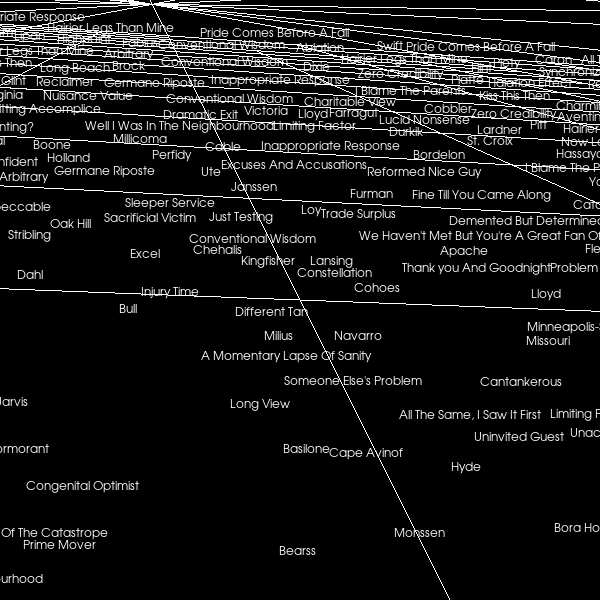

The Python source for this figure:
#!/usr/bin/env python

# Test vtkLabelPlacementMapper in 2D with a large set of randomly placed ship-name labels.

import vtkmodules.vtkInteractionStyle  # noqa: F401
import vtkmodules.vtkRenderingOpenGL2  # noqa: F401

import json
import os

from vtkmodules.vtkCommonCore import (
    vtkIdTypeArray,
    vtkPoints,
    vtkStringArray,
)
from vtkmodules.vtkCommonDataModel import vtkPolyData
from vtkmodules.vtkRenderingCore import (
    vtkActor2D,
    vtkRenderWindow,
    vtkRenderWindowInteractor,
    vtkRenderer,
    vtkTextProperty,
)
from vtkmodules.vtkRenderingLabel import (
    vtkLabelPlacementMapper,
    vtkPointSetToLabelHierarchy,
)

# Grid layout constants
PTSMULT = 10
TXTMULT = PTSMULT * PTSMULT

# Load label data from JSON files
data_dir = os.environ.get("VPE_DATA_DIR", os.path.join(os.path.dirname(os.path.dirname(os.path.abspath(__file__))), "data"))
with open(os.path.join(data_dir, "label_list_2d.json")) as f:
    label_list = json.load(f)
with open(os.path.join(data_dir, "label_points_2d.json")) as f:
    point_coords = json.load(f)

num_labels = len(label_list)
total_points = TXTMULT * num_labels

# Build point set
label_points = vtkPoints()
label_points.SetNumberOfPoints(total_points)

label_text = vtkStringArray()
label_text.SetName("LabelText")
label_text.SetNumberOfValues(total_points)

priorities = vtkIdTypeArray()
priorities.SetName("Priorities")
priorities.SetNumberOfComponents(1)
priorities.SetNumberOfTuples(total_points)

pt_idx = 0
for i in range(total_points):
    label_text.SetValue(i, label_list[i % num_labels])
    priorities.SetValue(i, i)
    if i % num_labels == 0:
        pt_idx = 0
    x = point_coords[pt_idx * 2] + float((i // num_labels) % PTSMULT)
    y = point_coords[pt_idx * 2 + 1] + float((i // num_labels) // PTSMULT)
    label_points.SetPoint(i, x, y, -1.0)
    pt_idx += 1

poly_data = vtkPolyData()
poly_data.SetPoints(label_points)
poly_data.GetPointData().AddArray(label_text)
poly_data.GetPointData().AddArray(priorities)

# Text property
text_property = vtkTextProperty()
text_property.SetFontSize(12)
text_property.SetFontFamilyToArial()

# Build label hierarchy
label_hierarchy = vtkPointSetToLabelHierarchy()
label_hierarchy.SetInputData(poly_data)
label_hierarchy.SetTextProperty(text_property)
label_hierarchy.SetPriorityArrayName("Priorities")
label_hierarchy.SetLabelArrayName("LabelText")

# Place labels
label_mapper = vtkLabelPlacementMapper()
label_mapper.SetInputConnection(label_hierarchy.GetOutputPort())
label_mapper.GeneratePerturbedLabelSpokesOn()
label_mapper.OutputTraversedBoundsOn()

text_actor = vtkActor2D()
text_actor.SetMapper(label_mapper)

# Renderer
renderer = vtkRenderer()
renderer.AddActor(text_actor)

# Render window
render_window = vtkRenderWindow()
render_window.SetSize(600, 600)
render_window.AddRenderer(renderer)
render_window.SetWindowName("label placement mapper2d")

# Functional render: establish viewport for label placement
render_window.Render()

# Scene
camera = renderer.GetActiveCamera()
camera.SetClippingRange(0.0106829, 10.6829)
camera.SetFocalPoint(5.00016, 4.99974, -1.0)
camera.SetPosition(4.91977, 4.45127, -0.859406)
camera.SetViewUp(-0.0373979, 0.253276, 0.966671)

# Interactor
interactor = vtkRenderWindowInteractor()
interactor.SetRenderWindow(render_window)

interactor.Initialize()
interactor.Start()
